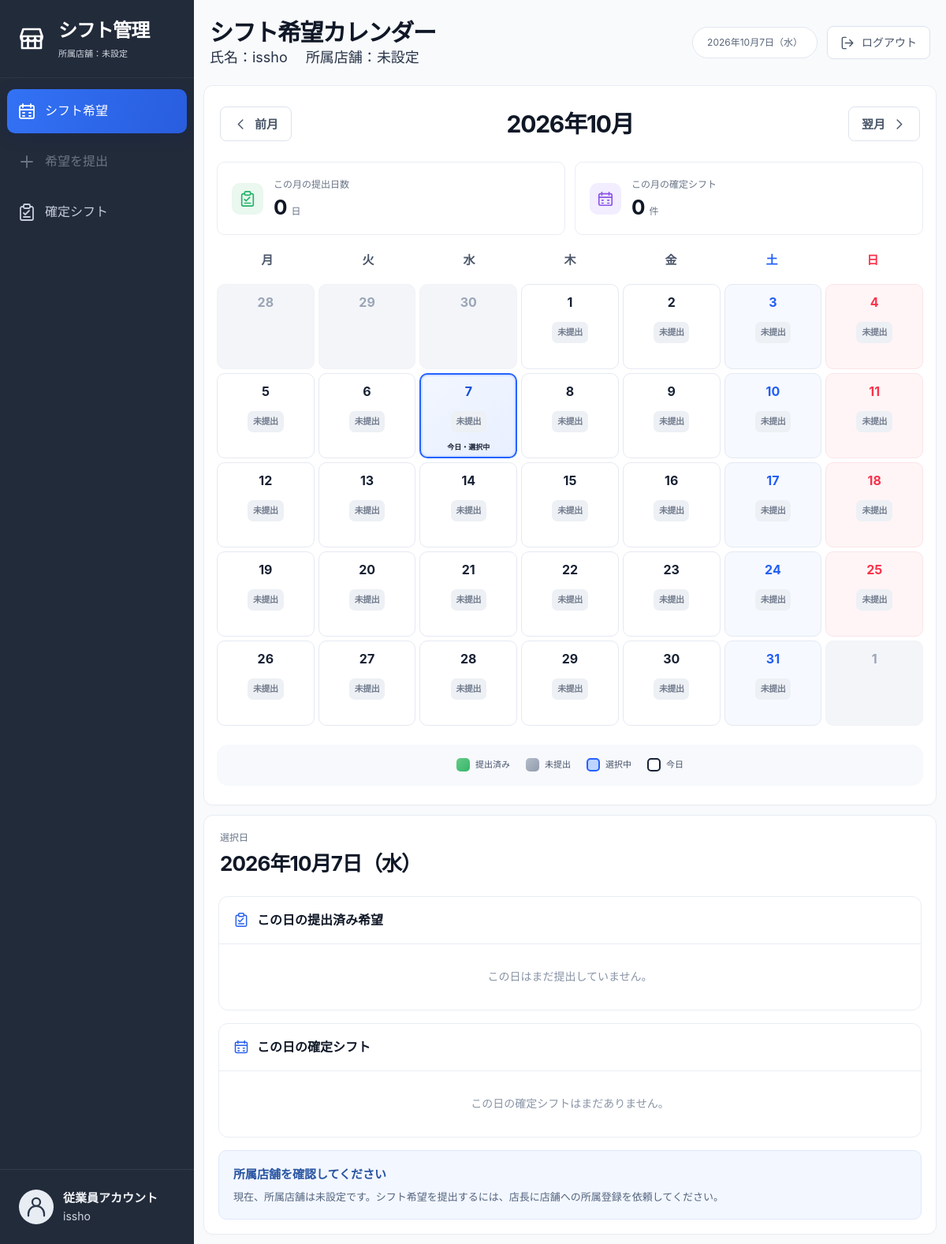
/availability/ (signed in), run on an earlier commit of the app's database.
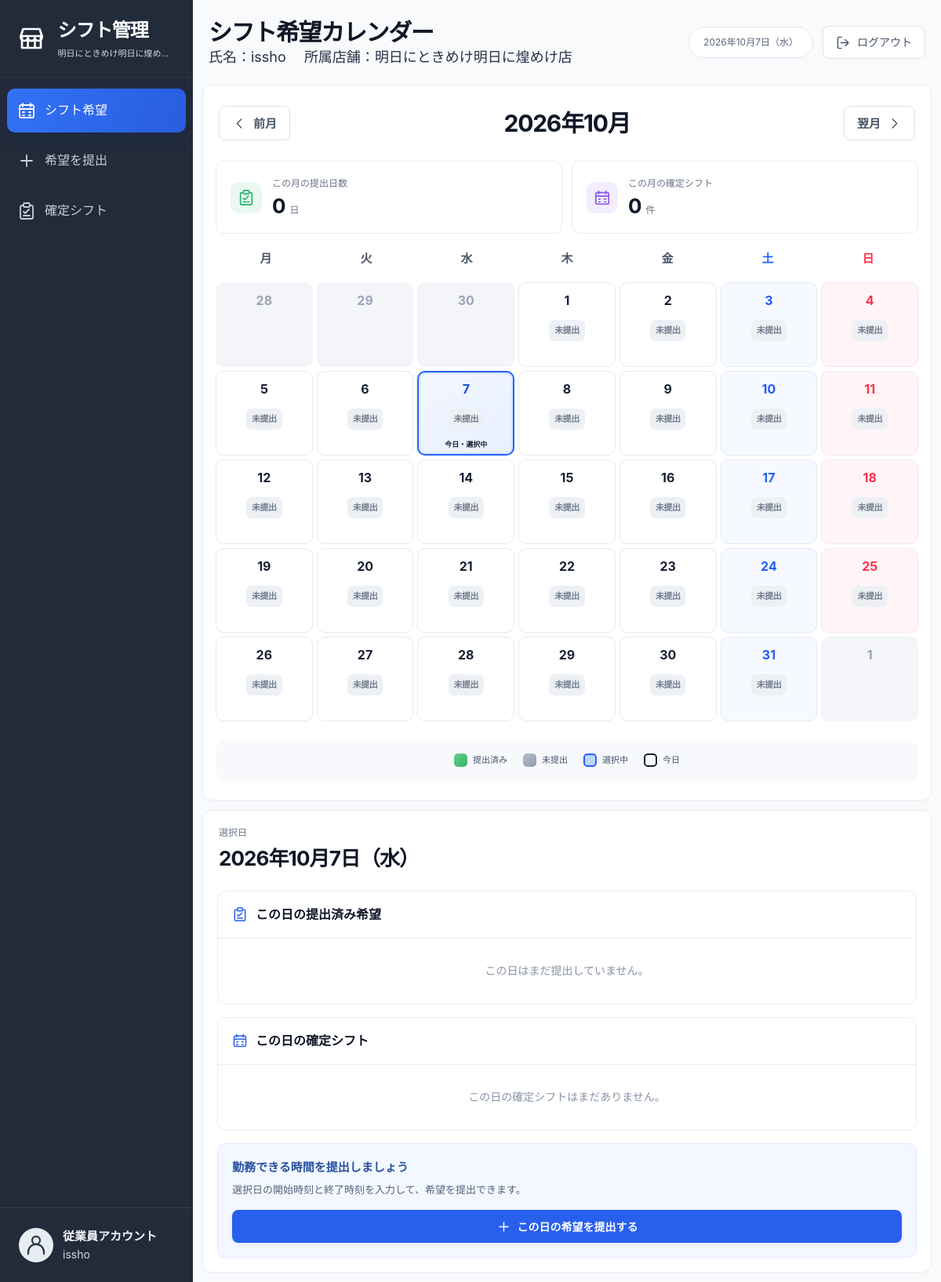
And on a later commit of the database.
### accounts/models.py (models this page shows, shortened)
class StoreMembership(models.Model):
    ROLE_CHOICES = [
        ("manager", "Manager"),
        ("staff", "Staff"),
    ]
    RANK_CHOICES = [
        ("A", "A"),
        ("B", "B"),
        ("C", "C"),
    ]
    user = models.ForeignKey(
        User,
        on_delete=models.CASCADE,
        related_name="store_memberships",
    )
    store = models.ForeignKey(
        Store,
        on_delete=models.CASCADE,
        related_name="memberships",
    )
    role = models.CharField(
        max_length=20,
        choices=ROLE_CHOICES,
        default="staff",
    )
    rank = models.CharField(
        max_length=1,
        choices=RANK_CHOICES,
        default="C",
    )
    desired_shifts_per_week = models.PositiveIntegerField(default=0)
    is_active = models.BooleanField(default=True)
    created_at = models.DateTimeField(auto_now_add=True)
    class Meta:
        unique_together = ("user", "store")

class Store(models.Model):
    company = models.ForeignKey(
        Company,
        on_delete=models.CASCADE,
        related_name="stores",
    )
    name = models.CharField(max_length=100)
    created_at = models.DateTimeField(auto_now_add=True)

### shifts/views.py (the view)
# urls.py: path("availability/", views.availability_list, name="availability_list"),
@login_required
def availability_list(request):
    calendar_context = get_calendar_context(request)
    year = calendar_context["year"]
    month = calendar_context["month"]
    selected_date = calendar_context["selected_date"]
    membership = StoreMembership.objects.filter(
        user=request.user,
        is_active=True,
    ).select_related("store").first()
    monthly_availabilities = Availability.objects.filter(
        user=request.user,
        work_date__year=year,
        work_date__month=month,
    ).order_by("work_date", "start_time")
    submitted_dates = set(
        monthly_availabilities.values_list("work_date", flat=True)
    )
    monthly_shifts = Shift.objects.filter(
        user=request.user, work_date__year=year, work_date__month=month
    )
    shift_dates = set(monthly_shifts.values_list("work_date", flat=True))
    for week in calendar_context["calendar_weeks"]:
        for day in week:
            day["is_submitted"] = day["date"] in submitted_dates
            day["has_shift"] = day["date"] in shift_dates
    selected_availabilities = Availability.objects.filter(
        user=request.user,
        work_date=selected_date,
    ).order_by("start_time")
    selected_shifts = Shift.objects.filter(
        user=request.user, work_date=selected_date
    ).select_related("store").order_by("start_time", "id")
    return render(
        request,
        "shifts/availability_list.html",
        {
            **calendar_context,
            "membership": membership,
            "selected_availabilities": selected_availabilities,
            "selected_shifts": selected_shifts,
            "submitted_days_count": len(submitted_dates),
            "monthly_shifts_count": monthly_shifts.count(),
        },
    )

### accounts/models.py (called while the page is built)
    @property
    def full_name_japanese(self):
        full_name = f"{self.last_name} {self.first_name}".strip()
        return full_name or self.username

### templates/shifts/availability_list.html (shortened to what the changed rows need)
{% extends 'shifts/base.html' %}
{% load i18n %}
{% block page_title %}シフト希望カレンダー{% endblock %}
{% block content %}
  <div class="shift-workspace employee-workspace">
    <section class="panel calendar-panel employee-calendar" aria-label="シフト希望カレンダー">
      <div class="calendar-toolbar">
        <h2>{{ year }}年{{ month }}月</h2>
      </div>
    </section>
    <section class="panel employee-day-details" aria-label="選択日の詳細">
      <div class="employee-day-heading">
        <h2>{% language 'ja' %}{{ selected_date|date:'Y年n月j日（D）' }}{% endlanguage %}</h2>
      </div>
      <div class="employee-guidance">
        {% if membership %}
          <h3>勤務できる時間を提出しましょう</h3>
          <p>選択日の開始時刻と終了時刻を入力して、希望を提出できます。</p>
          <a class="button button-primary" href="{% url 'availability_create' %}?date={{ selected_date|date:'Y-m-d' }}">
            <svg class="icon" aria-hidden="true"><use href="#icon-plus"></use></svg>この日の希望を提出する
          </a>
        {% else %}
          <h3>所属店舗を確認してください</h3>
          <p>現在、所属店舗は未設定です。シフト希望を提出するには、店長に店舗への所属登録を依頼してください。</p>
        {% endif %}
      </div>
    </section>
  </div>
{% endblock %}

### templates/shifts/base.html (shortened to what this page needs)
{% extends 'manager/base.html' %}
{% load static %}
{% block page_subtitle %}
  <span class="employee-identity">氏名：{{ request.user.full_name_japanese }}</span>
  <span class="employee-identity">所属店舗：{% if membership %}{{ membership.store.name }}{% else %}未設定{% endif %}</span>
{% endblock %}
{% block extra_css %}
  <link rel="stylesheet" href="{% static 'manager/calendar.css' %}">
  <link rel="stylesheet" href="{% static 'shifts/employee.css' %}">
{% endblock %}
{% block sidebar_label %}従業員メニュー{% endblock %}
{% block brand_url %}{% url 'availability_list' %}{% if selected_date %}?year={{ selected_date|date:'Y' }}&amp;month={{ selected_date|date:'n' }}&amp;date={{ selected_date|date:'Y-m-d' }}{% endif %}{% endblock %}
{% block brand_store %}{% if membership %}{{ membership.store.name }}{% else %}所属店舗：未設定{% endif %}{% endblock %}
{% block sidebar_user_label %}従業員アカウント{% endblock %}
{% block sidebar_navigation %}
  {% with current_url=request.resolver_match.url_name %}
    <nav class="sidebar-nav" aria-label="従業員ナビゲーション">
      <a class="nav-link{% if current_url == 'availability_list' %} active{% endif %}" href="{% url 'availability_list' %}{% if selected_date %}?year={{ selected_date|date:'Y' }}&amp;month={{ selected_date|date:'n' }}&amp;date={{ selected_date|date:'Y-m-d' }}{% endif %}"{% if current_url == 'availability_list' %} aria-current="page"{% endif %}>
        <svg class="icon" aria-hidden="true"><use href="#icon-calendar"></use></svg>
        <span>シフト希望</span>
      </a>
      {% if membership %}
        <a class="nav-link" href="{% url 'availability_create' %}{% if selected_date %}?date={{ selected_date|date:'Y-m-d' }}{% endif %}">
          <svg class="icon" aria-hidden="true"><use href="#icon-plus"></use></svg>
          <span>希望を提出</span>
        </a>
      {% else %}
        <span class="nav-link nav-link-disabled" aria-disabled="true">
          <svg class="icon" aria-hidden="true"><use href="#icon-plus"></use></svg>
          <span>希望を提出</span>
        </span>
      {% endif %}
      <a class="nav-link" href="{% url 'shift_list' %}{% if selected_date %}?year={{ selected_date|date:'Y' }}&amp;month={{ selected_date|date:'n' }}&amp;date={{ selected_date|date:'Y-m-d' }}{% endif %}">
        <svg class="icon" aria-hidden="true"><use href="#icon-clipboard"></use></svg>
        <span>確定シフト</span>
      </a>
    </nav>
  {% endwith %}
{% endblock %}

What changed in the data, as far as the page shows it:
added StoreMembership: store.name "明日にときめけ明日に煌め…", store.name "明日にときめけ明日に煌めけ店"
Also different on the page:
text no longer shown: "所属店舗：未設定 未設定 所属店舗を確認してください 現在、所属店舗は未設定です。シフト希望を提出するには、店長に店舗への所属登録を依頼してください。"
text now shown: "勤務できる時間を提出しましょう 選択日の開始時刻と終了時刻を入力して、希望を提出できます。 この日の希望を提出する"
